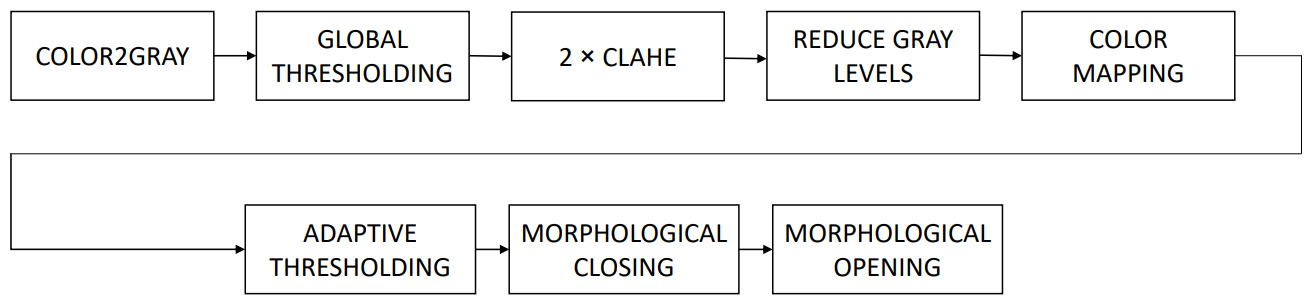
#> input picture Algorithm.png, 1312 x 305 px, given in place of the camera
$ python main.py
#> lines starting #> are read from the running program, lines starting #| are printed output that depends on the picture; after the words box and inside, x2 and y2 are one past the last pixel; in counts of white or black regions, pixels touching at a corner belong together
#!/usr/bin/python
import cv2
import numpy as np

# Create two CLAHE objects with different tile grid sizes
clahe1 = cv2.createCLAHE(clipLimit=24, tileGridSize=(16, 16))
clahe2 = cv2.createCLAHE(clipLimit=24, tileGridSize=(20, 20))

# Create a 3x3 kernel of ones
kernel = np.ones((3, 3), np.uint8)

# Open the default camera
cap = cv2.VideoCapture(0)

# Check if camera was opened successfully
if not cap.isOpened():
    print("Cannot open camera")
    exit()

# Loop until the user presses 'q'
while True:
    # Read a frame from the camera
    ret, frame = cap.read()
#> frame is the input picture: shape (305, 1312, 3); mean B, G, R 241.5, 241.5, 241.6

    # Extract the green channel from the frame
    frame_gray = frame[:, :, 1]

    # Crop the frame to a specific region of interest
    frame_gray = frame_gray[48:432, 64:576]
#> frame_gray: shape (257, 512)

    # Threshold the frame to create a binary mask
    _, frame_mask = cv2.threshold(frame_gray, 40, 1, 1)
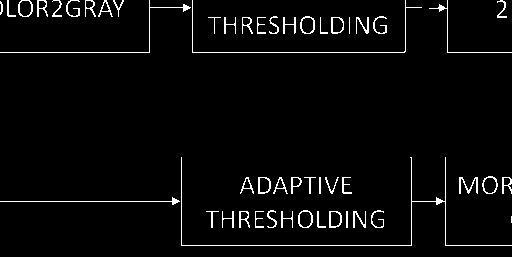
#> frame_mask: shape (257, 512); values 0 (black) and 1 (white), 3.4% white in thin lines or dots

    # Invert the mask
    frame_mask = 1-frame_mask
#> frame_mask: shape (257, 512); values 0 (black) and 1 (white), 96.6% white; black in thin lines or dots

    # Apply CLAHE to the gray frame twice
    frame_eq = clahe1.apply(frame_gray)
    frame_eq = clahe2.apply(frame_eq)

    # Combine the original gray frame and the equalized frame horizontally
    output1 = np.hstack([frame_gray, frame_eq])
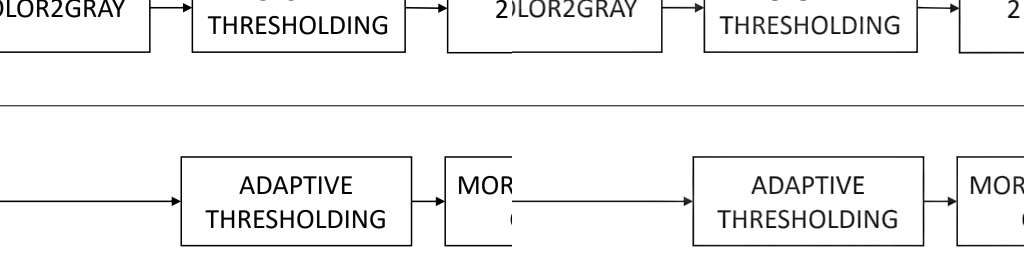
#> output1: shape (257, 1024); min 0, max 255, mean 241.3

    # Convert the output to a BGR image
    output1 = cv2.cvtColor(output1, cv2.COLOR_GRAY2BGR)
#> output1: shape (257, 1024, 3)

    # Multiply the equalized frame by the mask, then apply a color map
    frame_glev = np.uint8(frame_eq/64)*64*frame_mask
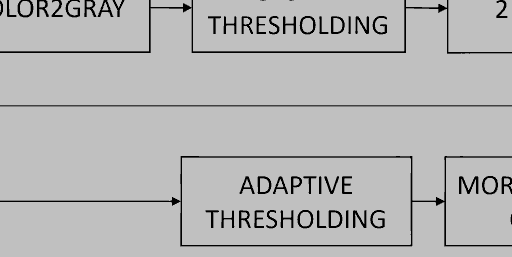
#> frame_glev: shape (257, 512); min 0, max 192, mean 181.8
    frame_lev = cv2.applyColorMap(frame_glev, cv2.COLORMAP_JET)
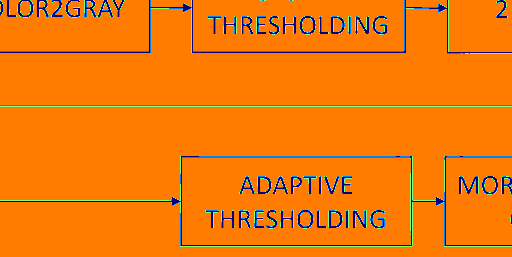
#> frame_lev: shape (257, 512, 3); mean B, G, R 11.7, 122.6, 239

    # Apply adaptive thresholding to the masked, equalized frame
    frame_bin = cv2.adaptiveThreshold(
        frame_glev, 255, cv2.ADAPTIVE_THRESH_GAUSSIAN_C, cv2.THRESH_BINARY, 201, 10)
#> frame_bin: shape (257, 512); 92.7% white; black in thin lines or dots

    # Perform morphological closing and opening on the binary frame
    frame_bin = cv2.morphologyEx(frame_bin, cv2.MORPH_CLOSE, kernel)
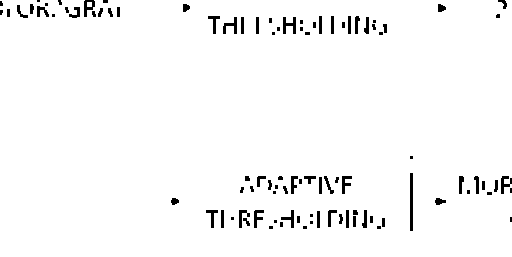
#> frame_bin: shape (257, 512); 97.2% white; 97 black regions (41 under 20 px), largest, box (x1, y1, x2, y2) and area: (410, 173, 413, 231) 174, (283, 17, 296, 34) 123, (223, 17, 237, 34) 105
    frame_bin = cv2.morphologyEx(frame_bin, cv2.MORPH_OPEN, kernel)
#> frame_bin: shape (257, 512); 97.2% white; 87 black regions (33 under 20 px), largest, box (x1, y1, x2, y2) and area: (410, 173, 413, 231) 174, (84, 0, 103, 17) 155, (283, 17, 296, 34) 123

    # Convert the binary frame to a BGR image
    frame_bin = cv2.cvtColor(frame_bin, cv2.COLOR_GRAY2BGR)

    # Combine the color-mapped frame and the binary frame horizontally
    output2 = np.hstack([frame_lev, frame_bin])
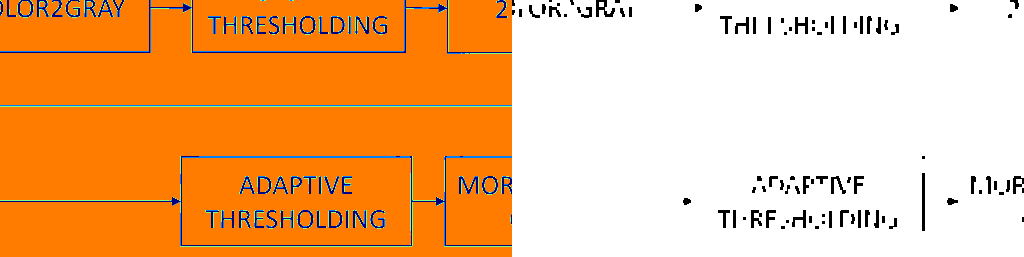
#> output2: shape (257, 1024, 3); mean B, G, R 129.8, 185.2, 243.5

    # Combine the two outputs vertically
    output = np.vstack([output1, output2])
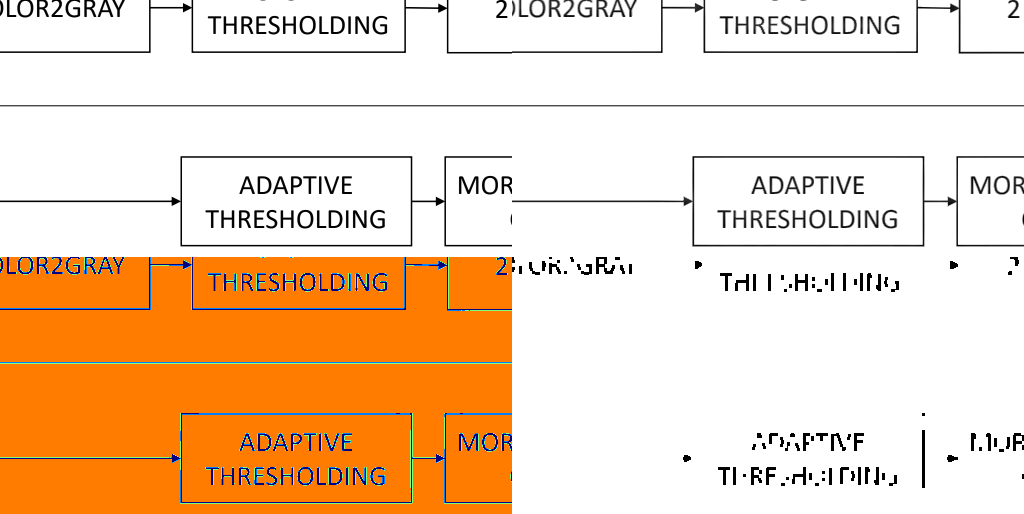
#> output: shape (514, 1024, 3); mean B, G, R 185.6, 213.3, 242.4

    # Show the output in a window named "Output"
    cv2.imshow('Output', output)

    # Exit the loop if the user presses 'q'
    if cv2.waitKey(1) & 0xFF == ord('q'):
#> (key q is pressed here)
        break

# Release the camera and destroy all windows
cap.release()
cv2.destroyAllWindows()
